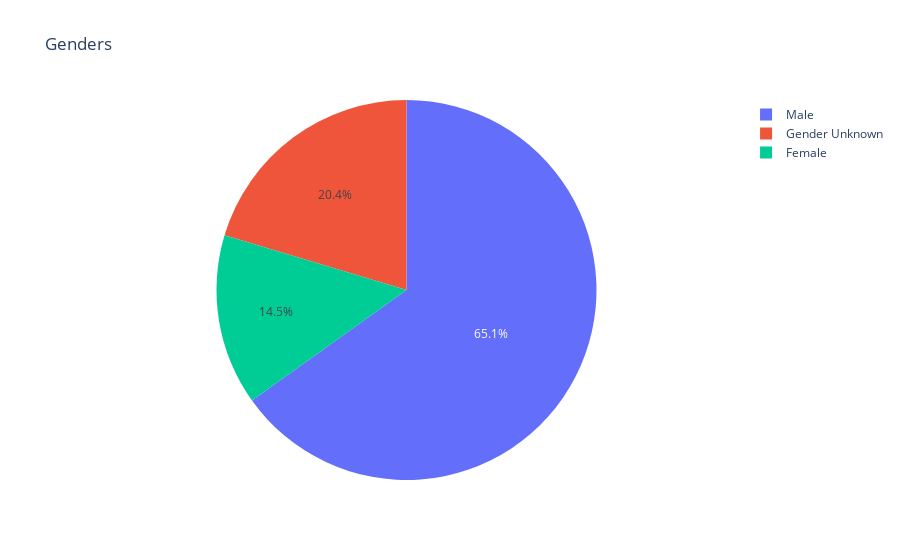

This figure's notebook cell:
### Code cell
fig = go.Figure(data=go.Pie(labels = genders.index, values = genders.Gender), layout=go.Layout(
        title=go.layout.Title(text="Genders")))
fig.show()

### Figure 1 — Plotly figure (JSON) as saved in the notebook; plotly's stock layout.template omitted (floating-point values rounded to 4 significant figures)
{"data": [{"labels": ["Male", "Female", "Gender Unknown"], "type": "pie", "values": [9826, 2193, 3072]}], "layout": {"title": {"text": "Genders"}}}
